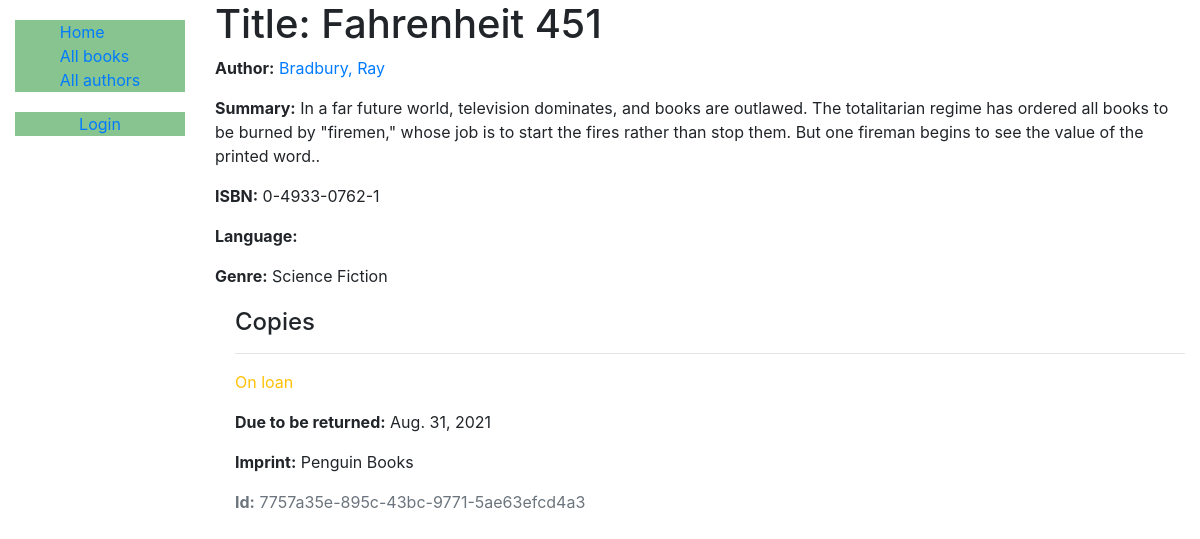
The app's page /catalog/book/4, older data.
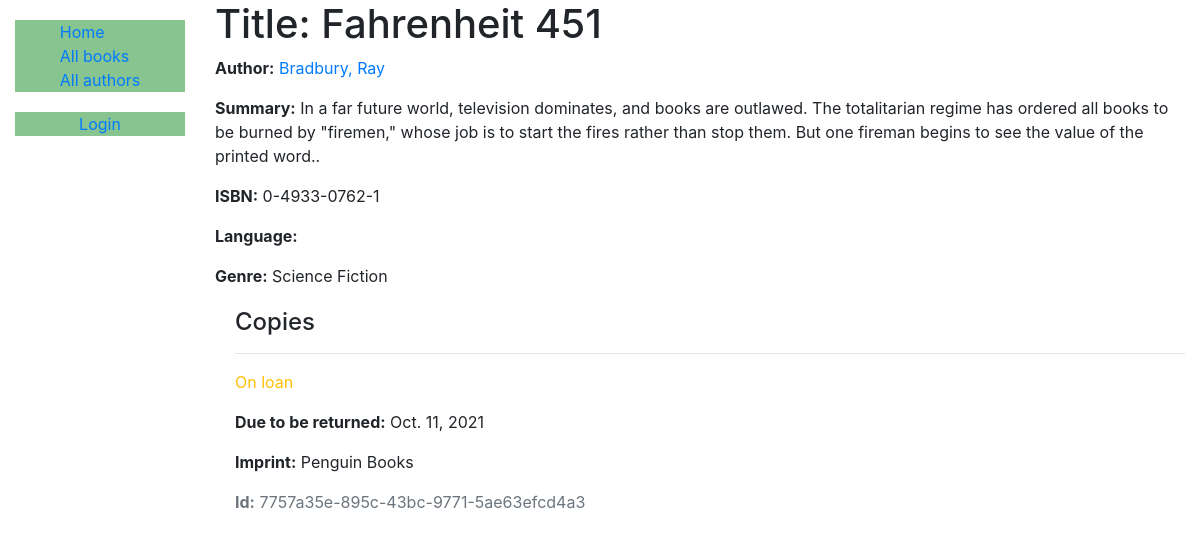
The same page, newer data.
### catalog/models.py (models this page shows, shortened)
class BookInstance(models.Model):
    id = models.UUIDField(primary_key=True, default=uuid.uuid4,
                          help_text='Unique ID for this particular book across whole library')
    book = models.ForeignKey('Book', on_delete=models.RESTRICT, null=True)
    imprint = models.CharField(max_length=200)
    due_back = models.DateField(null=True, blank=True)
    borrower = models.ForeignKey(
        User, on_delete=models.SET_NULL, null=True, blank=True)
    LOAN_STATUS = (
        ('m', 'Maintenance'),
        ('o', 'On loan'),
        ('a', 'Available'),
        ('r', 'Reserved'),
    )
    status = models.CharField(
        max_length=1,
        choices=LOAN_STATUS,
        blank=True,
        default='m',
        help_text='Book availability',
    )
    class Meta:
        ordering = ['due_back']
        permissions = (("can_mark_returned", "set book as returned"),)

### catalog/views.py (the view)
# urls.py: path('book/<int:pk>', views.BookDetailView.as_view(), name='book-detail'),
class BookDetailView(generic.DetailView):
    model = Book

### catalog/models.py (called while the page is built)
    def __str__(self):
        return self.name

    def get_absolute_url(self):
        return reverse('author-detail', args=[str(self.id)])

    def __str__(self):
        return f'{self.last_name}, {self.first_name}'

### catalog/templates/catalog/book_detail.html
{% extends "base_generic.html" %}
{% block content %}
  <h1>Title: {{ book.title }}</h1>
  <p><strong>Author:</strong> <a href="{{ book.author.get_absolute_url }}">{{ book.author }}</a></p>
  <p><strong>Summary:</strong> {{ book.summary }}</p>
  <p><strong>ISBN:</strong> {{ book.isbn }}</p>
  <p><strong>Language:</strong> {{ book.language }}</p>
  <p><strong>Genre:</strong> {{ book.genre.all|join:", " }}</p>
  <div style="margin-left:20px;margin-top:20px">
    <h4>Copies</h4>
    {% for copy in book.bookinstance_set.all %}
      <hr>
      <p class="{% if copy.status == 'a' %}text-success{% elif copy.status == 'm' %}text-danger{% else %}text-warning{% endif %}">
        {{ copy.get_status_display }}
      </p>
      {% if copy.status != 'a' %}
        <p><strong>Due to be returned:</strong> {{ copy.due_back }}</p>
      {% endif %}
      <p><strong>Imprint:</strong> {{ copy.imprint }}</p>
      <p class="text-muted"><strong>Id:</strong> {{ copy.id }}</p>
    {% endfor %}
  </div>
{% endblock %}

Row changes from the older to the newer data that the page shows:
changed BookInstance "On loan": due_back "Aug. 31, 2021" → "Oct. 11, 2021"
